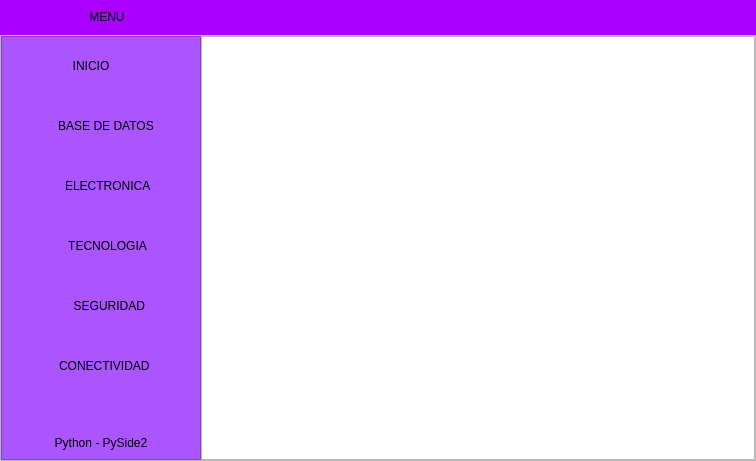
<?xml version="1.0" encoding="UTF-8"?>
<ui version="4.0">
 <class>MainWindow</class>
 <widget class="QMainWindow" name="MainWindow">
  <property name="geometry">
   <rect>
    <x>0</x>
    <y>0</y>
    <width>756</width>
    <height>461</height>
   </rect>
  </property>
  <property name="minimumSize">
   <size>
    <width>400</width>
    <height>0</height>
   </size>
  </property>
  <property name="windowTitle">
   <string>MainWindow</string>
  </property>
  <property name="styleSheet">
   <string notr="true"/>
  </property>
  <widget class="QWidget" name="centralwidget">
   <layout class="QVBoxLayout" name="verticalLayout">
    <property name="spacing">
     <number>0</number>
    </property>
    <property name="leftMargin">
     <number>0</number>
    </property>
    <property name="topMargin">
     <number>0</number>
    </property>
    <property name="rightMargin">
     <number>0</number>
    </property>
    <property name="bottomMargin">
     <number>0</number>
    </property>
    <item>
     <widget class="QFrame" name="frame_superior">
      <property name="minimumSize">
       <size>
        <width>0</width>
        <height>35</height>
       </size>
      </property>
      <property name="maximumSize">
       <size>
        <width>16777215</width>
        <height>50</height>
       </size>
      </property>
      <property name="styleSheet">
       <string notr="true">
QFrame{
border-top-left-radius: 20px;
border-bottom-left-radius: 20px;

background-color: rgb(170, 0, 255);

}
</string>
      </property>
      <property name="frameShape">
       <enum>QFrame::StyledPanel</enum>
      </property>
      <property name="frameShadow">
       <enum>QFrame::Raised</enum>
      </property>
      <layout class="QHBoxLayout" name="horizontalLayout_8">
       <property name="spacing">
        <number>0</number>
       </property>
       <property name="leftMargin">
        <number>2</number>
       </property>
       <property name="topMargin">
        <number>0</number>
       </property>
       <property name="rightMargin">
        <number>2</number>
       </property>
       <property name="bottomMargin">
        <number>0</number>
       </property>
       <item alignment="Qt::AlignLeft">
        <widget class="QPushButton" name="bt_menu">
         <property name="minimumSize">
          <size>
           <width>200</width>
           <height>0</height>
          </size>
         </property>
         <property name="maximumSize">
          <size>
           <width>200</width>
           <height>16777215</height>
          </size>
         </property>
         <property name="styleSheet">
          <string notr="true">QPushButton{
background-color: #aa00ff;
font: 87 12pt &quot;Arial Black&quot;;
border-radius:0px;
}

QPushButton:hover{
background-color: white;
font: 87 12pt &quot;Arial Black&quot;;

}
</string>
         </property>
         <property name="text">
          <string>    MENU </string>
         </property>
         <property name="icon">
          <iconset>
           <normaloff>barra-de-menus.png</normaloff>barra-de-menus.png</iconset>
         </property>
         <property name="iconSize">
          <size>
           <width>32</width>
           <height>32</height>
          </size>
         </property>
         <property name="autoDefault">
          <bool>false</bool>
         </property>
         <property name="default">
          <bool>false</bool>
         </property>
         <property name="flat">
          <bool>false</bool>
         </property>
        </widget>
       </item>
       <item>
        <spacer name="horizontalSpacer">
         <property name="orientation">
          <enum>Qt::Horizontal</enum>
         </property>
         <property name="sizeHint" stdset="0">
          <size>
           <width>265</width>
           <height>20</height>
          </size>
         </property>
        </spacer>
       </item>
       <item alignment="Qt::AlignRight">
        <widget class="QPushButton" name="bt_minimizar">
         <property name="minimumSize">
          <size>
           <width>35</width>
           <height>35</height>
          </size>
         </property>
         <property name="styleSheet">
          <string notr="true">QPushButton{
border:0px;
}

QPushButton:hover{
border:5px solid #aa00ff;
background-color:#ffff00;

}
</string>
         </property>
         <property name="text">
          <string/>
         </property>
         <property name="icon">
          <iconset>
           <normaloff>minimizar.png</normaloff>minimizar.png</iconset>
         </property>
         <property name="iconSize">
          <size>
           <width>32</width>
           <height>32</height>
          </size>
         </property>
         <property name="flat">
          <bool>false</bool>
         </property>
        </widget>
       </item>
       <item alignment="Qt::AlignRight">
        <widget class="QPushButton" name="bt_restaurar">
         <property name="maximumSize">
          <size>
           <width>35</width>
           <height>35</height>
          </size>
         </property>
         <property name="styleSheet">
          <string notr="true">QPushButton{
border:0px;

}

QPushButton:hover{
border:5px solid #aa00ff;
background-color:#55ff00;

}
</string>
         </property>
         <property name="text">
          <string/>
         </property>
         <property name="icon">
          <iconset>
           <normaloff>restaurar.png</normaloff>restaurar.png</iconset>
         </property>
         <property name="iconSize">
          <size>
           <width>30</width>
           <height>30</height>
          </size>
         </property>
        </widget>
       </item>
       <item alignment="Qt::AlignRight">
        <widget class="QPushButton" name="bt_maximizar">
         <property name="maximumSize">
          <size>
           <width>35</width>
           <height>35</height>
          </size>
         </property>
         <property name="styleSheet">
          <string notr="true">QPushButton{
border:0px;

}

QPushButton:hover{
border:5px solid #aa00ff;
background-color:#55ff00;

}
</string>
         </property>
         <property name="text">
          <string/>
         </property>
         <property name="icon">
          <iconset>
           <normaloff>maximizar.png</normaloff>maximizar.png</iconset>
         </property>
         <property name="iconSize">
          <size>
           <width>32</width>
           <height>32</height>
          </size>
         </property>
        </widget>
       </item>
       <item alignment="Qt::AlignRight">
        <widget class="QPushButton" name="bt_cerrar">
         <property name="maximumSize">
          <size>
           <width>35</width>
           <height>16777215</height>
          </size>
         </property>
         <property name="styleSheet">
          <string notr="true">QPushButton{
border:0px;

}

QPushButton:hover{
border:5px solid #aa00ff;
background-color:red;

}
</string>
         </property>
         <property name="text">
          <string/>
         </property>
         <property name="icon">
          <iconset>
           <normaloff>cerrar.png</normaloff>cerrar.png</iconset>
         </property>
         <property name="iconSize">
          <size>
           <width>32</width>
           <height>32</height>
          </size>
         </property>
        </widget>
       </item>
      </layout>
     </widget>
    </item>
    <item>
     <widget class="QFrame" name="frame_inferior">
      <property name="styleSheet">
       <string notr="true"/>
      </property>
      <property name="frameShape">
       <enum>QFrame::StyledPanel</enum>
      </property>
      <property name="frameShadow">
       <enum>QFrame::Raised</enum>
      </property>
      <layout class="QHBoxLayout" name="horizontalLayout">
       <property name="spacing">
        <number>0</number>
       </property>
       <property name="leftMargin">
        <number>0</number>
       </property>
       <property name="topMargin">
        <number>0</number>
       </property>
       <property name="rightMargin">
        <number>0</number>
       </property>
       <property name="bottomMargin">
        <number>0</number>
       </property>
       <item alignment="Qt::AlignLeft">
        <widget class="QFrame" name="frame_lateral">
         <property name="minimumSize">
          <size>
           <width>200</width>
           <height>0</height>
          </size>
         </property>
         <property name="maximumSize">
          <size>
           <width>0</width>
           <height>16777215</height>
          </size>
         </property>
         <property name="layoutDirection">
          <enum>Qt::LeftToRight</enum>
         </property>
         <property name="autoFillBackground">
          <bool>false</bool>
         </property>
         <property name="styleSheet">
          <string notr="true">
QFrame{
background-color:#aa55ff;
}



QPushButton{
background-color: #aa55ff;
border-top-left-radius: 20px;
border-bottom-left-radius: 20px;

font: 75 12pt &quot;Arial Narrow&quot;;
	
}

QPushButton:hover{
background-color: white;
border-top-left-radius: 20px;
border-bottom-left-radius: 20px;

font: 75 12pt &quot;Arial Narrow&quot;;
}</string>
         </property>
         <property name="frameShape">
          <enum>QFrame::StyledPanel</enum>
         </property>
         <property name="frameShadow">
          <enum>QFrame::Plain</enum>
         </property>
         <layout class="QVBoxLayout" name="verticalLayout_2">
          <property name="spacing">
           <number>20</number>
          </property>
          <property name="leftMargin">
           <number>0</number>
          </property>
          <property name="rightMargin">
           <number>0</number>
          </property>
          <property name="bottomMargin">
           <number>9</number>
          </property>
          <item>
           <widget class="QPushButton" name="bt_inicio">
            <property name="minimumSize">
             <size>
              <width>0</width>
              <height>40</height>
             </size>
            </property>
            <property name="contextMenuPolicy">
             <enum>Qt::DefaultContextMenu</enum>
            </property>
            <property name="layoutDirection">
             <enum>Qt::LeftToRight</enum>
            </property>
            <property name="text">
             <string>       INICIO             </string>
            </property>
            <property name="icon">
             <iconset>
              <normaloff>inteligencia-artificial.png</normaloff>inteligencia-artificial.png</iconset>
            </property>
            <property name="iconSize">
             <size>
              <width>32</width>
              <height>32</height>
             </size>
            </property>
           </widget>
          </item>
          <item>
           <widget class="QPushButton" name="bt_uno">
            <property name="minimumSize">
             <size>
              <width>0</width>
              <height>40</height>
             </size>
            </property>
            <property name="toolTipDuration">
             <number>0</number>
            </property>
            <property name="styleSheet">
             <string notr="true"/>
            </property>
            <property name="text">
             <string>   BASE DE DATOS</string>
            </property>
            <property name="icon">
             <iconset>
              <normaloff>base-de-datos.png</normaloff>base-de-datos.png</iconset>
            </property>
            <property name="iconSize">
             <size>
              <width>32</width>
              <height>32</height>
             </size>
            </property>
           </widget>
          </item>
          <item>
           <widget class="QPushButton" name="bt_dos">
            <property name="minimumSize">
             <size>
              <width>0</width>
              <height>40</height>
             </size>
            </property>
            <property name="styleSheet">
             <string notr="true"/>
            </property>
            <property name="text">
             <string>    ELECTRONICA</string>
            </property>
            <property name="icon">
             <iconset>
              <normaloff>chip.png</normaloff>chip.png</iconset>
            </property>
            <property name="iconSize">
             <size>
              <width>32</width>
              <height>32</height>
             </size>
            </property>
           </widget>
          </item>
          <item>
           <widget class="QPushButton" name="bt_tres">
            <property name="minimumSize">
             <size>
              <width>0</width>
              <height>40</height>
             </size>
            </property>
            <property name="styleSheet">
             <string notr="true"/>
            </property>
            <property name="text">
             <string>    TECNOLOGIA</string>
            </property>
            <property name="icon">
             <iconset>
              <normaloff>moto.png</normaloff>moto.png</iconset>
            </property>
            <property name="iconSize">
             <size>
              <width>32</width>
              <height>32</height>
             </size>
            </property>
           </widget>
          </item>
          <item>
           <widget class="QPushButton" name="bt_cuatro">
            <property name="minimumSize">
             <size>
              <width>0</width>
              <height>40</height>
             </size>
            </property>
            <property name="styleSheet">
             <string notr="true"/>
            </property>
            <property name="text">
             <string>     SEGURIDAD</string>
            </property>
            <property name="icon">
             <iconset>
              <normaloff>encriptado.png</normaloff>encriptado.png</iconset>
            </property>
            <property name="iconSize">
             <size>
              <width>32</width>
              <height>32</height>
             </size>
            </property>
           </widget>
          </item>
          <item>
           <widget class="QPushButton" name="bt_cinco">
            <property name="minimumSize">
             <size>
              <width>0</width>
              <height>40</height>
             </size>
            </property>
            <property name="styleSheet">
             <string notr="true"/>
            </property>
            <property name="text">
             <string>  CONECTIVIDAD</string>
            </property>
            <property name="icon">
             <iconset>
              <normaloff>videojuego.png</normaloff>videojuego.png</iconset>
            </property>
            <property name="iconSize">
             <size>
              <width>32</width>
              <height>32</height>
             </size>
            </property>
           </widget>
          </item>
          <item>
           <spacer name="verticalSpacer">
            <property name="orientation">
             <enum>Qt::Vertical</enum>
            </property>
            <property name="sizeHint" stdset="0">
             <size>
              <width>20</width>
              <height>40</height>
             </size>
            </property>
           </spacer>
          </item>
          <item>
           <widget class="QLabel" name="label_2">
            <property name="styleSheet">
             <string notr="true">font: italic 15pt &quot;Vivaldi&quot;;</string>
            </property>
            <property name="text">
             <string>Python - PySide2</string>
            </property>
            <property name="alignment">
             <set>Qt::AlignCenter</set>
            </property>
           </widget>
          </item>
         </layout>
        </widget>
       </item>
       <item>
        <widget class="QFrame" name="frame_contenedor">
         <property name="styleSheet">
          <string notr="true"/>
         </property>
         <property name="frameShape">
          <enum>QFrame::StyledPanel</enum>
         </property>
         <property name="frameShadow">
          <enum>QFrame::Raised</enum>
         </property>
         <property name="lineWidth">
          <number>1</number>
         </property>
         <layout class="QVBoxLayout" name="verticalLayout_3" stretch="0">
          <property name="spacing">
           <number>0</number>
          </property>
          <property name="leftMargin">
           <number>0</number>
          </property>
          <property name="topMargin">
           <number>0</number>
          </property>
          <property name="rightMargin">
           <number>0</number>
          </property>
          <property name="bottomMargin">
           <number>0</number>
          </property>
          <item>
           <widget class="QStackedWidget" name="stackedWidget">
            <property name="minimumSize">
             <size>
              <width>0</width>
              <height>0</height>
             </size>
            </property>
            <property name="styleSheet">
             <string notr="true">background-color: rgb(255, 255, 255);</string>
            </property>
            <property name="frameShape">
             <enum>QFrame::NoFrame</enum>
            </property>
            <property name="frameShadow">
             <enum>QFrame::Plain</enum>
            </property>
            <property name="lineWidth">
             <number>0</number>
            </property>
            <property name="currentIndex">
             <number>0</number>
            </property>
            <widget class="QWidget" name="page">
             <layout class="QVBoxLayout" name="verticalLayout_9">
              <item>
               <widget class="QLabel" name="label">
                <property name="text">
                 <string/>
                </property>
                <property name="pixmap">
                 <pixmap>imagen_dos.png</pixmap>
                </property>
                <property name="scaledContents">
                 <bool>false</bool>
                </property>
                <property name="alignment">
                 <set>Qt::AlignCenter</set>
                </property>
                <property name="indent">
                 <number>0</number>
                </property>
               </widget>
              </item>
             </layout>
            </widget>
            <widget class="QWidget" name="page_uno">
             <property name="styleSheet">
              <string notr="true">background-color: rgb(255, 255, 255);</string>
             </property>
             <layout class="QVBoxLayout" name="verticalLayout_4">
              <item>
               <widget class="QPushButton" name="pushButton_5">
                <property name="styleSheet">
                 <string notr="true">background-color: rgb(85, 170, 255);
font: 87 36pt &quot;Arial Black&quot;;</string>
                </property>
                <property name="text">
                 <string>1</string>
                </property>
               </widget>
              </item>
             </layout>
            </widget>
            <widget class="QWidget" name="page_dos">
             <property name="styleSheet">
              <string notr="true">background-color: rgb(255, 255, 255);</string>
             </property>
             <layout class="QVBoxLayout" name="verticalLayout_5">
              <item>
               <widget class="QPushButton" name="pushButton_4">
                <property name="styleSheet">
                 <string notr="true">background-color: rgb(255, 0, 127);
font: 87 36pt &quot;Arial Black&quot;;</string>
                </property>
                <property name="text">
                 <string>2</string>
                </property>
               </widget>
              </item>
             </layout>
            </widget>
            <widget class="QWidget" name="page_tres">
             <layout class="QVBoxLayout" name="verticalLayout_6">
              <item>
               <widget class="QPushButton" name="pushButton_3">
                <property name="styleSheet">
                 <string notr="true">background-color: rgb(255, 255, 0);
font: 87 36pt &quot;Arial Black&quot;;</string>
                </property>
                <property name="text">
                 <string>3</string>
                </property>
               </widget>
              </item>
             </layout>
            </widget>
            <widget class="QWidget" name="page_cuatro">
             <property name="styleSheet">
              <string notr="true">background-color: rgb(255, 255, 255);</string>
             </property>
             <layout class="QVBoxLayout" name="verticalLayout_7">
              <item>
               <widget class="QPushButton" name="pushButton_2">
                <property name="styleSheet">
                 <string notr="true">background-color: rgb(85, 255, 0);
font: 87 36pt &quot;Arial Black&quot;;</string>
                </property>
                <property name="text">
                 <string>4</string>
                </property>
               </widget>
              </item>
             </layout>
            </widget>
            <widget class="QWidget" name="page_cinco">
             <property name="styleSheet">
              <string notr="true">background-color: rgb(255, 255, 255);</string>
             </property>
             <layout class="QVBoxLayout" name="verticalLayout_8">
              <item>
               <widget class="QPushButton" name="pushButton">
                <property name="styleSheet">
                 <string notr="true">background-color: rgb(0, 170, 255);
font: 87 36pt &quot;Arial Black&quot;;</string>
                </property>
                <property name="text">
                 <string>5</string>
                </property>
               </widget>
              </item>
             </layout>
            </widget>
           </widget>
          </item>
         </layout>
        </widget>
       </item>
      </layout>
     </widget>
    </item>
   </layout>
  </widget>
 </widget>
 <resources/>
 <connections/>
</ui>
